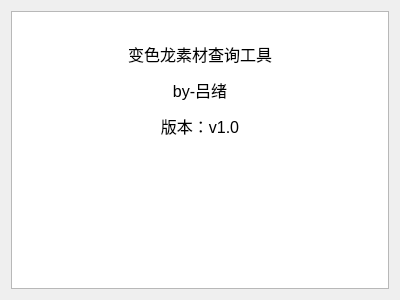
<?xml version="1.0" encoding="UTF-8"?>
<ui version="4.0">
 <class>Formguanyu</class>
 <widget class="QWidget" name="Formguanyu">
  <property name="geometry">
   <rect>
    <x>0</x>
    <y>0</y>
    <width>400</width>
    <height>300</height>
   </rect>
  </property>
  <property name="windowTitle">
   <string>关于</string>
  </property>
  <layout class="QVBoxLayout" name="verticalLayout">
   <item>
    <widget class="QTextEdit" name="textEdit">
     <property name="readOnly">
      <bool>true</bool>
     </property>
     <property name="html">
      <string>&lt;!DOCTYPE HTML PUBLIC &quot;-//W3C//DTD HTML 4.0//EN&quot; &quot;http://www.w3.org/TR/REC-html40/strict.dtd&quot;&gt;
&lt;html&gt;&lt;head&gt;&lt;meta name=&quot;qrichtext&quot; content=&quot;1&quot; /&gt;&lt;style type=&quot;text/css&quot;&gt;
p, li { white-space: pre-wrap; }
&lt;/style&gt;&lt;/head&gt;&lt;body style=&quot; font-family:'SimSun'; font-size:9pt; font-weight:400; font-style:normal;&quot;&gt;
&lt;p align=&quot;center&quot; style=&quot;-qt-paragraph-type:empty; margin-top:12px; margin-bottom:12px; margin-left:0px; margin-right:0px; -qt-block-indent:0; text-indent:0px;&quot;&gt;&lt;br /&gt;&lt;/p&gt;
&lt;p align=&quot;center&quot; style=&quot; margin-top:12px; margin-bottom:12px; margin-left:0px; margin-right:0px; -qt-block-indent:0; text-indent:0px;&quot;&gt;&lt;span style=&quot; font-size:12pt;&quot;&gt;变色龙素材查询工具&lt;/span&gt;&lt;/p&gt;
&lt;p align=&quot;center&quot; style=&quot; margin-top:12px; margin-bottom:12px; margin-left:0px; margin-right:0px; -qt-block-indent:0; text-indent:0px;&quot;&gt;&lt;span style=&quot; font-size:12pt;&quot;&gt;by-吕绪&lt;/span&gt;&lt;/p&gt;
&lt;p align=&quot;center&quot; style=&quot; margin-top:12px; margin-bottom:12px; margin-left:0px; margin-right:0px; -qt-block-indent:0; text-indent:0px;&quot;&gt;&lt;span style=&quot; font-size:12pt;&quot;&gt;版本：v1.0&lt;/span&gt;&lt;/p&gt;&lt;/body&gt;&lt;/html&gt;</string>
     </property>
    </widget>
   </item>
  </layout>
 </widget>
 <resources/>
 <connections/>
</ui>
